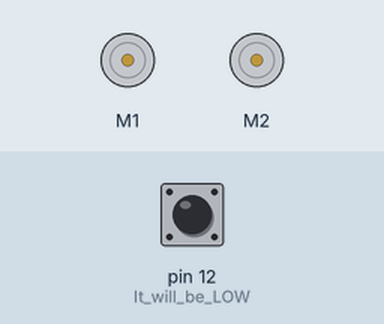
This sketch was run on a simulated Arduino Uno, built with avr-gcc and run on an emulated ATmega328P. On the bench: 2 × DC motor (green arrow = forward, orange = backward, longer = faster). Inputs (shaded band) come from the test bench; at power-on: pin 12 (It_will_be_LOW) HIGH.

Above: at 1.3 s.
1.4 s: pin 12 (It_will_be_LOW) pulled LOW for 3.2 s
At 5.2 s:
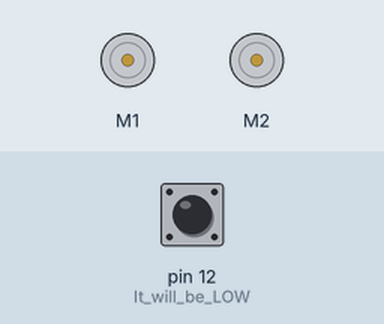
Timing chart, 0 to 6.7 s (numbered marks = the images above; inputs shaded):
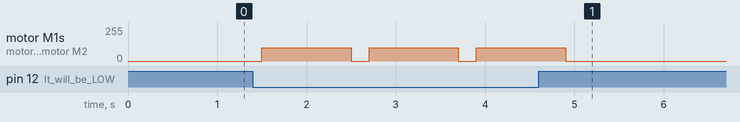

Measured:
- after the input at 1.4 s, motor M1, motor M2: alternates forward 99/255 for 1.0 s and stopped for 0.20 s, 6 changes in all, then stays stopped, starting after 0.10 s

The sketch:

Pitt_BlinkNBoogie.ino
```cpp
/***********************************************************************
 * BlinkNBoogie -- RedBot Expiriment 1
 *
 * Developed for Art of Making course from SparkFun and community code
 *
 * This code should blink the on-board LED
 * and drive forward when the on-board button is pressed.
 *
 * 23 Sept 2013 N. Seidle/M. Hord
 * 04 Oct 2014 B. Huang
 * 13 Jan 2018 T. Driscoll
 ***********************************************************************/

#include <RedBot.h>  // This line "includes" the RedBot library into your sketch.
// Provides special objects, methods, and functions for the RedBot.

RedBotMotors motors; // Instantiate the motor control object. This only needs
// to be done once.


void setup() {
  // setup() function runs once at the very beginning

  // The RedBot has an LED connected to pin 13.
  pinMode(13, OUTPUT); //We have to first configure it as an OUTPUT using this command

  //Pin 12 is where the on-board button is located
  //We will make pin 12 an input that has an internal pull-up resistor
  pinMode(12, INPUT_PULLUP); //It will be LOW (0) when pressed and HIGH (1) when unpressed

} // end of setup() function


void loop() {
  // loop() function repeats over and over... forever!

  digitalWrite(13, HIGH); // Turns LED ON -- HIGH puts 5V on pin 13.
  delay(100);             // delay(500) "pauses" the program for 500 milliseconds

  //We are going to 'read' the digital signal from the button
  int buttonPress = digitalRead(12);

  if (buttonPress == LOW) { // 'if' the button is LOW (pressed)
    motors.drive(100);      // Turn on Left and right motors to drive forward
    delay(1000);
    motors.stop();          // Stops both motors
  }

  digitalWrite(13, LOW);    // Turn LED OFF -- LOW puts 0V on pin 13
  delay(100);

} // end of loop() function

// end of code
```
